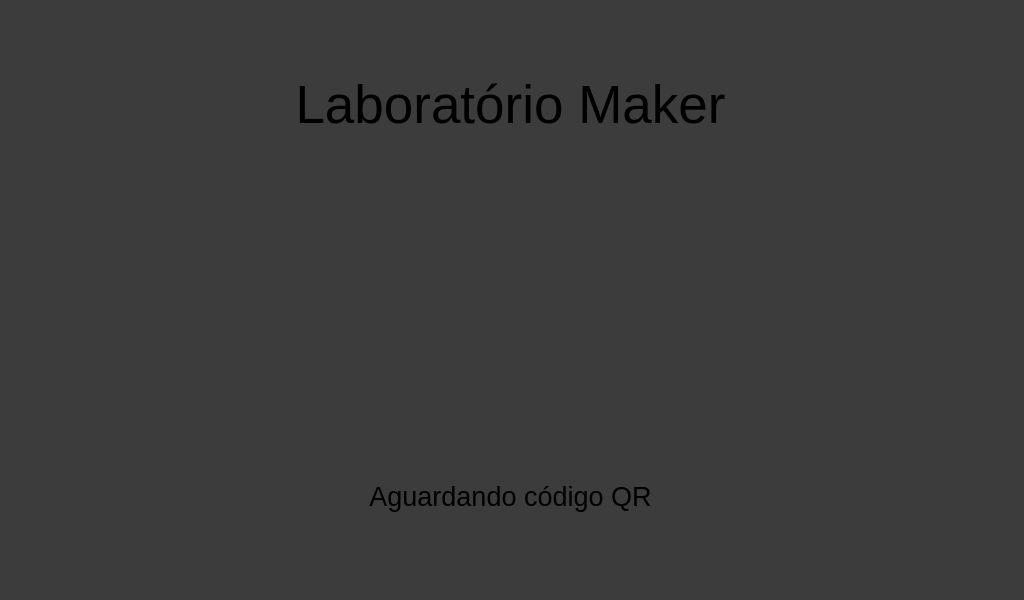
<?xml version="1.0" encoding="UTF-8"?>
<ui version="4.0">
 <class>MainWindow</class>
 <widget class="QMainWindow" name="MainWindow">
  <property name="windowModality">
   <enum>Qt::NonModal</enum>
  </property>
  <property name="enabled">
   <bool>true</bool>
  </property>
  <property name="geometry">
   <rect>
    <x>0</x>
    <y>0</y>
    <width>1024</width>
    <height>600</height>
   </rect>
  </property>
  <property name="sizePolicy">
   <sizepolicy hsizetype="Fixed" vsizetype="Fixed">
    <horstretch>0</horstretch>
    <verstretch>0</verstretch>
   </sizepolicy>
  </property>
  <property name="minimumSize">
   <size>
    <width>1024</width>
    <height>600</height>
   </size>
  </property>
  <property name="maximumSize">
   <size>
    <width>1024</width>
    <height>600</height>
   </size>
  </property>
  <property name="windowTitle">
   <string>LabMaker</string>
  </property>
  <property name="windowIcon">
   <iconset>
    <normaloff>../Imagens/ico.png</normaloff>../Imagens/ico.png</iconset>
  </property>
  <property name="toolButtonStyle">
   <enum>Qt::ToolButtonIconOnly</enum>
  </property>
  <property name="tabShape">
   <enum>QTabWidget::Rounded</enum>
  </property>
  <widget class="QWidget" name="centralwidget">
   <property name="styleSheet">
    <string notr="true">background-color: rgb(60, 60, 60);</string>
   </property>
   <widget class="QWidget" name="verticalLayoutWidget">
    <property name="geometry">
     <rect>
      <x>0</x>
      <y>10</y>
      <width>1021</width>
      <height>581</height>
     </rect>
    </property>
    <layout class="QVBoxLayout" name="verticalLayout">
     <property name="sizeConstraint">
      <enum>QLayout::SetNoConstraint</enum>
     </property>
     <property name="leftMargin">
      <number>0</number>
     </property>
     <property name="topMargin">
      <number>0</number>
     </property>
     <item>
      <widget class="QLabel" name="label_labmaker">
       <property name="font">
        <font>
         <family>Ubuntu</family>
         <pointsize>40</pointsize>
         <underline>false</underline>
         <strikeout>false</strikeout>
         <kerning>true</kerning>
        </font>
       </property>
       <property name="layoutDirection">
        <enum>Qt::LeftToRight</enum>
       </property>
       <property name="autoFillBackground">
        <bool>false</bool>
       </property>
       <property name="frameShape">
        <enum>QFrame::NoFrame</enum>
       </property>
       <property name="text">
        <string>Laboratório Maker</string>
       </property>
       <property name="alignment">
        <set>Qt::AlignCenter</set>
       </property>
       <property name="wordWrap">
        <bool>false</bool>
       </property>
      </widget>
     </item>
     <item>
      <widget class="QLabel" name="stream">
       <property name="maximumSize">
        <size>
         <width>1024</width>
         <height>600</height>
        </size>
       </property>
       <property name="text">
        <string/>
       </property>
       <property name="pixmap">
        <pixmap>924x450.png</pixmap>
       </property>
       <property name="alignment">
        <set>Qt::AlignCenter</set>
       </property>
      </widget>
     </item>
     <item>
      <widget class="QLabel" name="aguardando">
       <property name="maximumSize">
        <size>
         <width>16777215</width>
         <height>1024</height>
        </size>
       </property>
       <property name="font">
        <font>
         <family>Ubuntu</family>
         <pointsize>20</pointsize>
        </font>
       </property>
       <property name="text">
        <string>Aguardando código QR</string>
       </property>
       <property name="alignment">
        <set>Qt::AlignCenter</set>
       </property>
      </widget>
     </item>
    </layout>
   </widget>
  </widget>
 </widget>
 <resources/>
 <connections/>
</ui>
